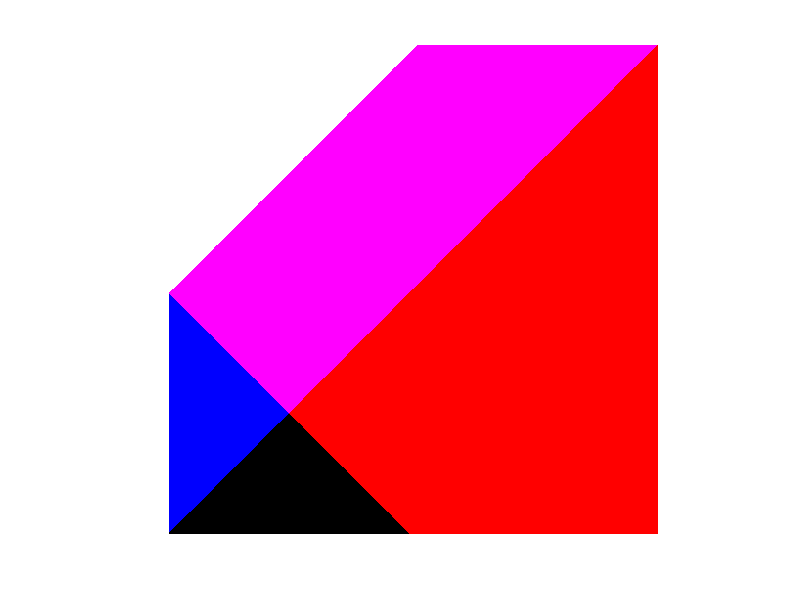

This figure's MATLAB source:
% f1 (x,y) = (255*sin(x/y) , 255*cos(x-y), 255*sin(x*y))
% f2 (x,y) = (sin (x²+y²), 200, y/x)
% f3 (x,y) = ( y / x, 500 /(x+y), ln (x/y) )

function coloridas 
  p = 500
  r = ones(p);
  g = ones(p);
  b = ones(p);
  
  for x = 1:p
    for y = 1:p
      
      g(x,y) = (255-x-y);
      r(x,y) = 255 - x + y;
      b(x,y) = 500 - x - y;
    endfor
  endfor
  
  img = cat (3, r, g, b);
  imshow (img);
  imwrite (img, 'cor_5.png', 'Quality', 100);

endfunction